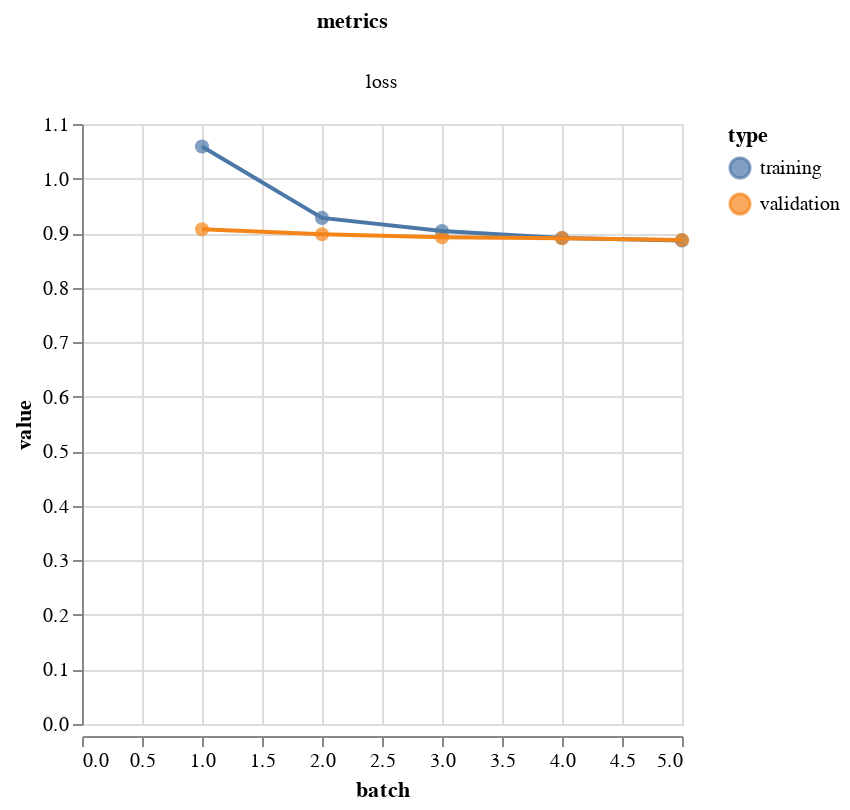

Here is the notebook cell this chart was saved with:
### Code cell
vis.metrics(output.history)

### Figure 1 — Vega-Lite specification as saved in the notebook (floating-point values rounded to 4 significant figures)
{"config": {"view": {"continuousWidth": 300, "continuousHeight": 300}}, "data": {"name": "data-f8c9a6adba85a654b1b80f07ea1717db"}, "facet": {"column": {"field": "metrics", "type": "nominal"}}, "spec": {"layer": [{"mark": {"type": "circle", "size": 50}, "encoding": {"color": {"field": "type", "type": "nominal"}, "tooltip": [{"field": "batch", "type": "quantitative"}, {"field": "value", "type": "quantitative"}], "x": {"field": "batch", "type": "quantitative"}, "y": {"field": "value", "type": "quantitative"}}}, {"mark": {"type": "line"}, "encoding": {"color": {"field": "type", "type": "nominal"}, "x": {"field": "batch", "type": "quantitative"}, "y": {"field": "value", "type": "quantitative"}}}], "height": 300, "width": 300}, "resolve": {"scale": {"y": "independent"}}, "$schema": "https://vega.github.io/schema/vega-lite/v5.20.1.json", "datasets": {"data-f8c9a6adba85a654b1b80f07ea1717db": [{"batch": 1, "value": 1.059, "type": "training", "metrics": "loss"}, {"batch": 2, "value": 0.9279, "type": "training", "metrics": "loss"}, {"batch": 3, "value": 0.9038, "type": "training", "metrics": "loss"}, {"batch": 4, "value": 0.8911, "type": "training", "metrics": "loss"}, {"batch": 5, "value": 0.8866, "type": "training", "metrics": "loss"}, {"batch": 1, "value": 0.9069, "type": "validation", "metrics": "loss"}, {"batch": 2, "value": 0.8977, "type": "validation", "metrics": "loss"}, {"batch": 3, "value": 0.8922, "type": "validation", "metrics": "loss"}, {"batch": 4, "value": 0.8907, "type": "validation", "metrics": "loss"}, {"batch": 5, "value": 0.8874, "type": "validation", "metrics": "loss"}]}}
